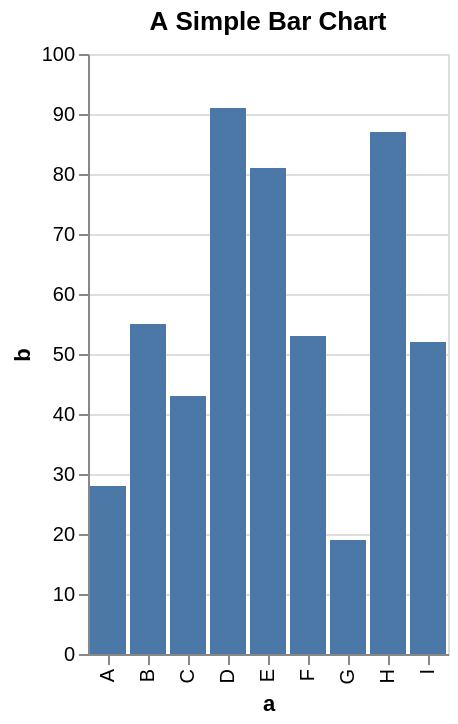

The Vega-Lite source for this figure:
### Vega-Lite specification from a JSON file in a GitHub repository (floating-point values rounded to 4 significant figures)
{"$schema": "https://vega.github.io/schema/vega-lite/v4.json", "title": "A Simple Bar Chart", "data": {"values": [{"a": "A", "b": 28}, {"a": "B", "b": 55}, {"a": "C", "b": 43}, {"a": "D", "b": 91}, {"a": "E", "b": 81}, {"a": "F", "b": 53}, {"a": "G", "b": 19}, {"a": "H", "b": 87}, {"a": "I", "b": 52}]}, "mark": "bar", "encoding": {"x": {"field": "a", "type": "ordinal"}, "y": {"field": "b", "type": "quantitative"}}}
